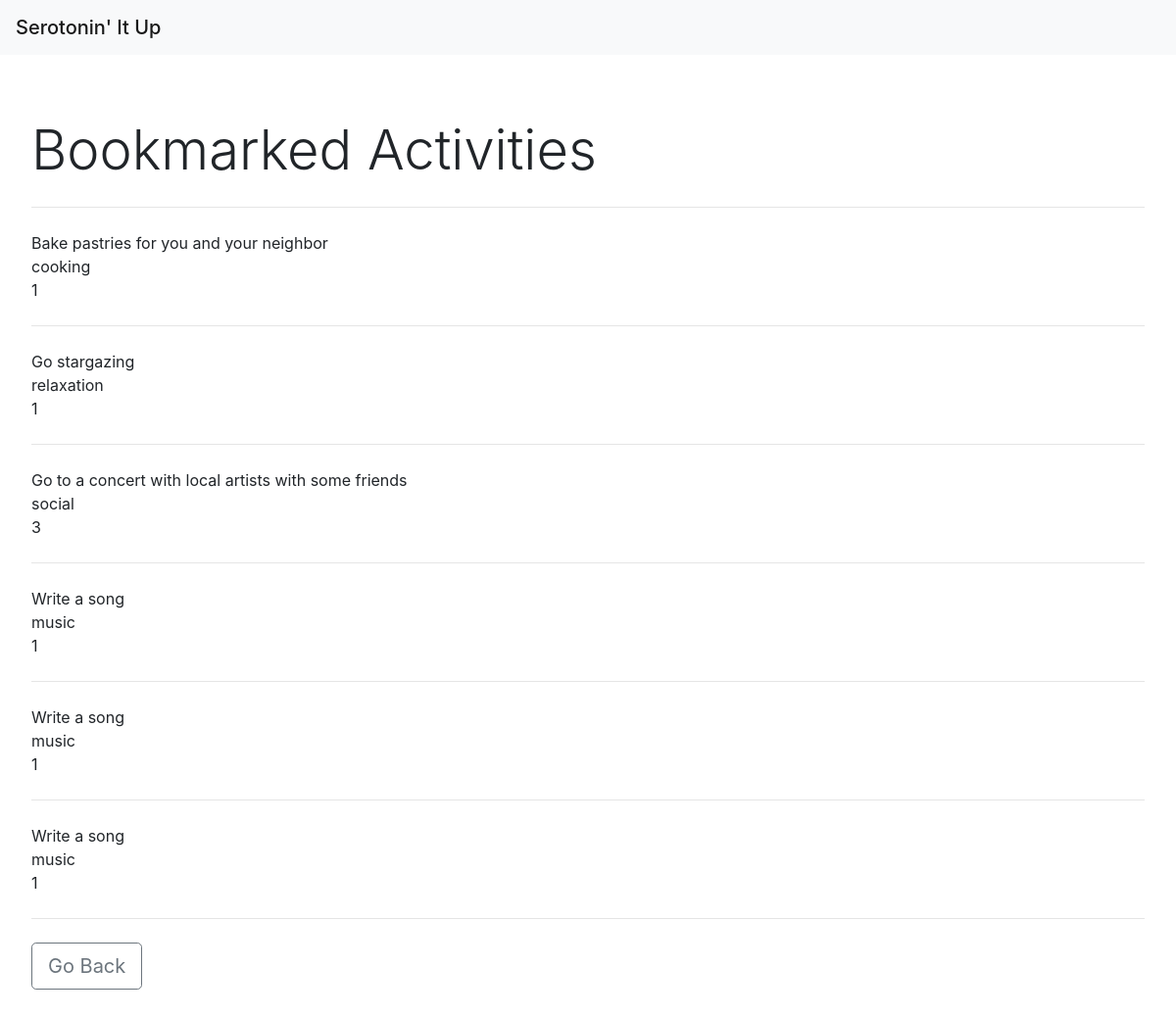
The app's page /bookmarked-activities (signed in), older data.
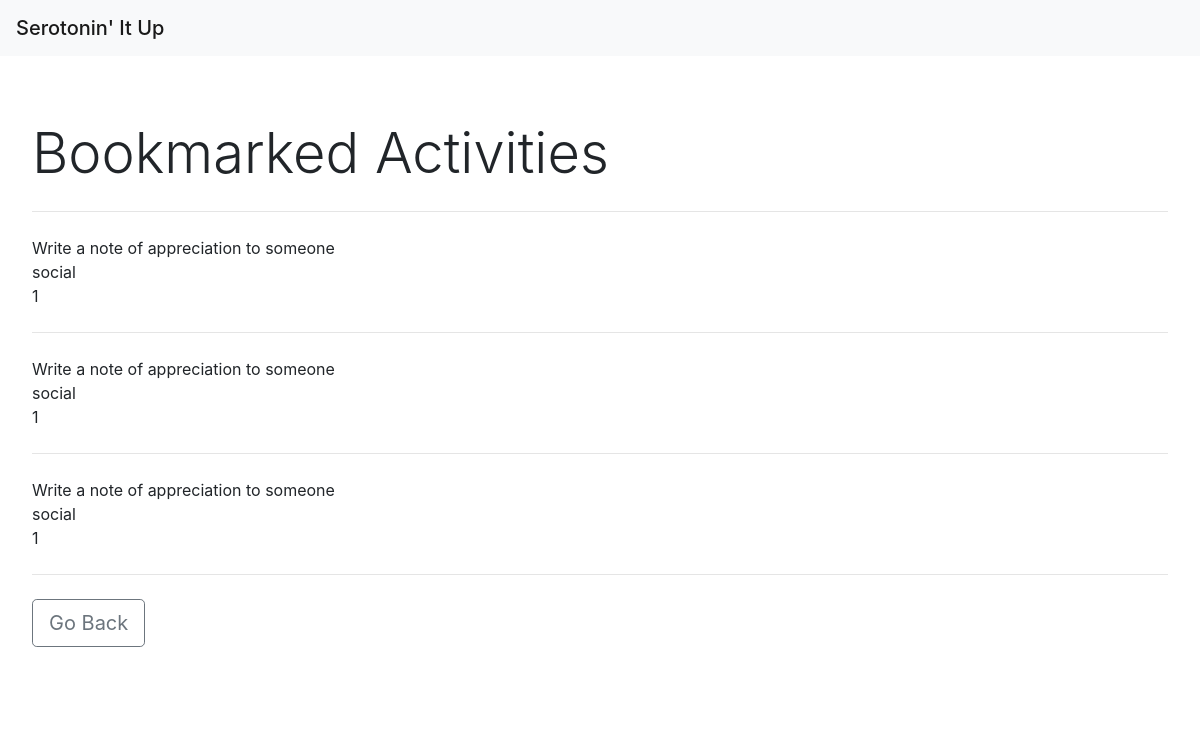
The same page, newer data.
### tables this page shows
CREATE TABLE bmActivities (user_id text, activity text, type text, participants text);

### __init__.py (the view)
@app.route("/bookmarked-activities", methods = ['GET', 'POST'])
def bookmarkedActivities():
    db = sqlite3.connect("p0database.db")
    c = db.cursor()
    user_id = session.get("user")
    c.execute('SELECT * FROM bmActivities')
    actArr = []
    for row in c:
        if (row[0] == user_id):
            actRow = []
            actRow.append(row[1])
            actRow.append(row[2])
            actRow.append(row[3])
            actArr.append(actRow)
    return render_template('bmactivities.html', actArr = actArr)

### templates/bmactivities.html (shortened to what this page needs)
<!DOCTYPE html>
<html>
  <head>
    <link rel="stylesheet" href="https://stackpath.bootstrapcdn.com/bootstrap/4.3.1/css/bootstrap.min.css">
    <link rel="stylesheet" href="../static/css/layout.css">
  </head>
  <body>
    <nav class="navbar navbar-light bg-light" id="webName">
      <span class="navbar-brand mb-0 h1">Serotonin' It Up</span>
    </nav>
    <div class="jumbotron bg-white">
      <h1 class="display-4">Bookmarked Activities</h1>
      <hr class="my-4">
      <p>
        {% for row in actArr %}
        <div>
          {{row[0]}}
          <br>
          {{row[1]}}
          <br>
          {{row[2]}}
        </div>
        <hr class="my-4">
        {% endfor %}
      </p>
      <form action = "/homepage">
        <input type = "submit" value = "Go Back" class="btn btn-outline-secondary btn-lg">
      </form>
    </div>
  </body>
</html>

### static/css/layout.css (style rules this page uses)
#webName { text-align: center; }

Row changes from the older to the newer data that the page shows:
removed bmActivities: activity "Write a song", type "music", participants "1"
removed bmActivities: activity "Write a song", type "music", participants "1"
removed bmActivities: activity "Write a song", type "music", participants "1"
changed bmActivities (number 1 of 3 on the later page): activity "Bake pastries for you and your neighbor" → "Write a note of appreciation to someone"; type "cooking" → "social"
changed bmActivities (number 2 of 3 on the later page): activity "Go stargazing" → "Write a note of appreciation to someone"; type "relaxation" → "social"
changed bmActivities (number 3 of 3 on the later page): activity "Go to a concert with local artists with some friends" → "Write a note of appreciation to someone"; participants "3" → "1"
